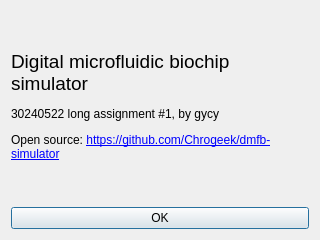
<?xml version="1.0" encoding="UTF-8"?>
<ui version="4.0">
 <class>dlgAbout</class>
 <widget class="QDialog" name="dlgAbout">
  <property name="geometry">
   <rect>
    <x>0</x>
    <y>0</y>
    <width>320</width>
    <height>240</height>
   </rect>
  </property>
  <property name="font">
   <font>
    <family>Segoe UI</family>
   </font>
  </property>
  <property name="windowTitle">
   <string>About DMFB Simulator</string>
  </property>
  <property name="locale">
   <locale language="English" country="UnitedStates"/>
  </property>
  <property name="modal">
   <bool>true</bool>
  </property>
  <layout class="QGridLayout" name="gridLayout">
   <item row="0" column="0">
    <widget class="QLabel" name="lblData">
     <property name="text">
      <string>&lt;html&gt;&lt;head/&gt;&lt;body&gt;&lt;p&gt;&lt;span style=&quot; font-size:14pt;&quot;&gt;Digital microfluidic biochip simulator&lt;/span&gt;&lt;/p&gt;&lt;p&gt;30240522 long assignment #1, by gycy&lt;/p&gt;&lt;p&gt;Open source: &lt;a href=&quot;https://github.com/Chrogeek/dmfb-simulator&quot;&gt;&lt;span style=&quot; text-decoration: underline; color:#0000ff;&quot;&gt;https://github.com/Chrogeek/dmfb-simulator&lt;/span&gt;&lt;/a&gt;&lt;/p&gt;&lt;/body&gt;&lt;/html&gt;</string>
     </property>
     <property name="wordWrap">
      <bool>true</bool>
     </property>
     <property name="openExternalLinks">
      <bool>true</bool>
     </property>
    </widget>
   </item>
   <item row="1" column="0">
    <widget class="QPushButton" name="btnOK">
     <property name="text">
      <string>OK</string>
     </property>
    </widget>
   </item>
  </layout>
 </widget>
 <resources/>
 <connections>
  <connection>
   <sender>btnOK</sender>
   <signal>clicked()</signal>
   <receiver>dlgAbout</receiver>
   <slot>close()</slot>
   <hints>
    <hint type="sourcelabel">
     <x>229</x>
     <y>222</y>
    </hint>
    <hint type="destinationlabel">
     <x>317</x>
     <y>205</y>
    </hint>
   </hints>
  </connection>
 </connections>
</ui>
